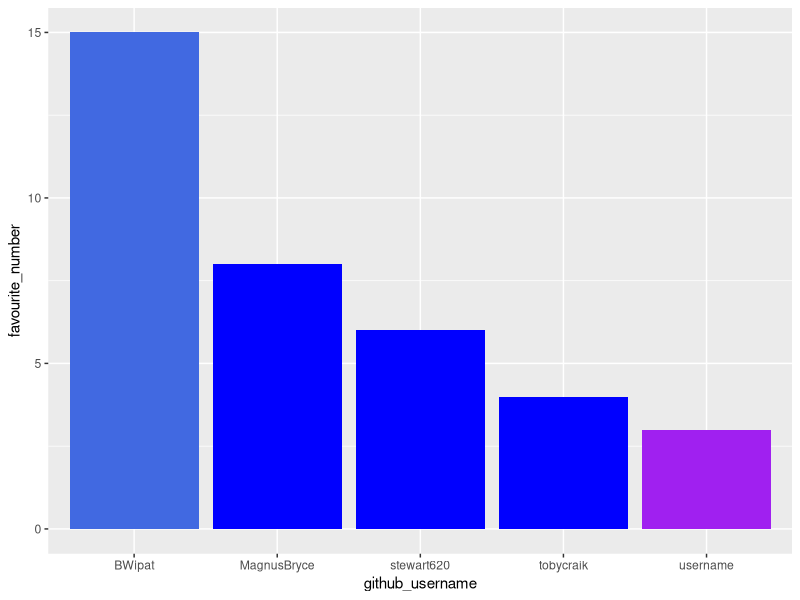
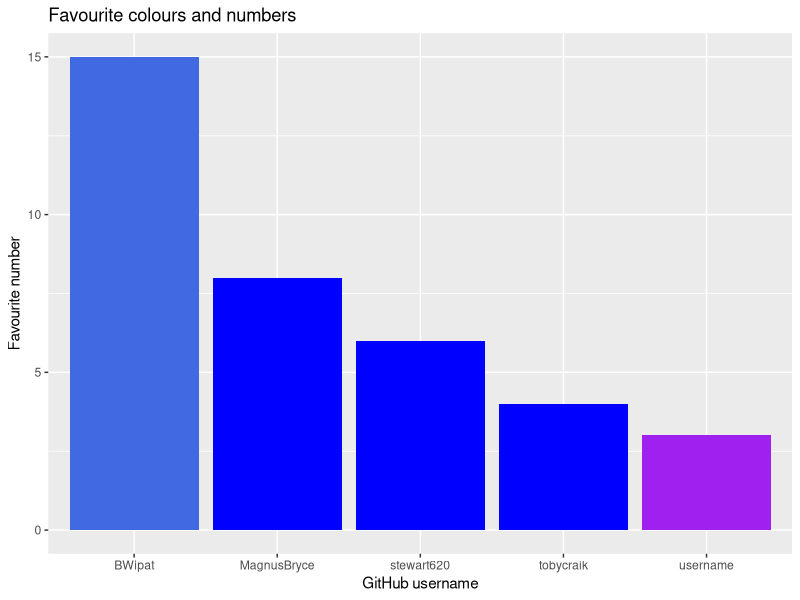
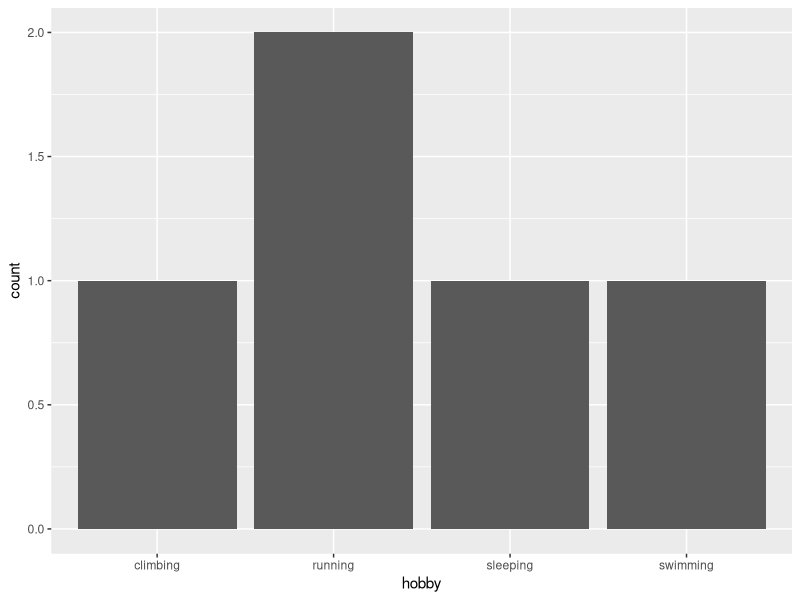

Source code (R) for these figures, in order:
## ---- chunk 1
library(tidyverse) 
## ---- chunk 2
team_data <- tibble(
  name = c("Magnus", "Ben", "Stewart", 
           "Sophie", "Toby"),
  github_username = c("MagnusBryce", "BWipat", "stewart620", 
                      "username", "tobycraik"), 
  colour = c("blue", "royalblue", "blue", 
             "purple", "blue"),
  hobby = c("swimming", "climbing", "running", 
            "sleeping", "running"),
  favourite_number = c(8, 15, 6, 3, 4)
  )

team_data
## ---- chunk 3
p1 <- ggplot(data = team_data, 
             mapping = aes(x = github_username, 
                           y = favourite_number,
                           fill = colour), 
             ) +
   geom_col() +
   scale_fill_identity()
p1
## ---- chunk 4
p1 + labs(x = "GitHub username", 
          y = "Favourite number",
          title = "Favourite colours and numbers")
## ---- chunk 5
p2 <- ggplot(team_data, aes(x = hobby)) +
  geom_bar()
p2
